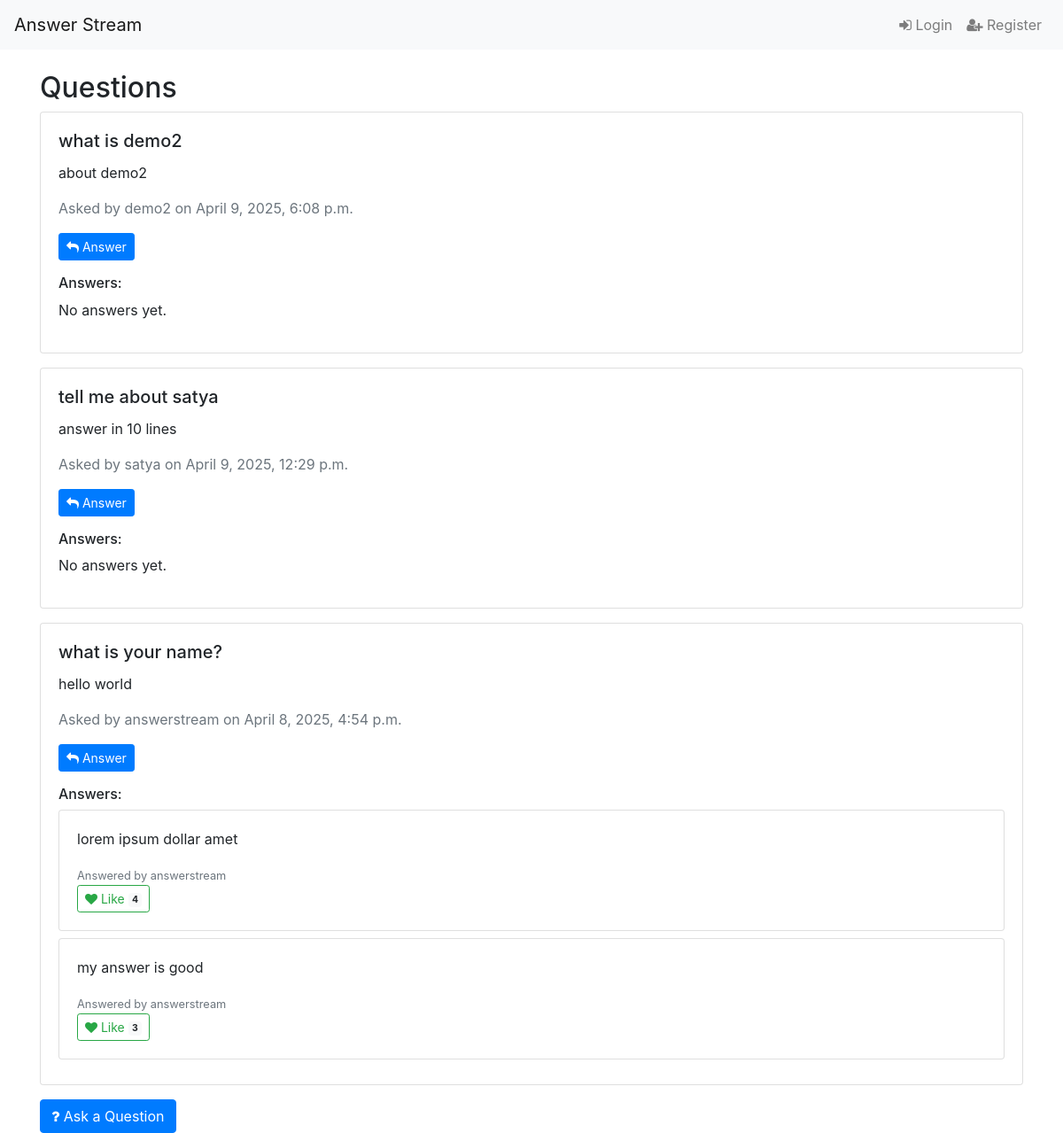
The app's page /, older data.
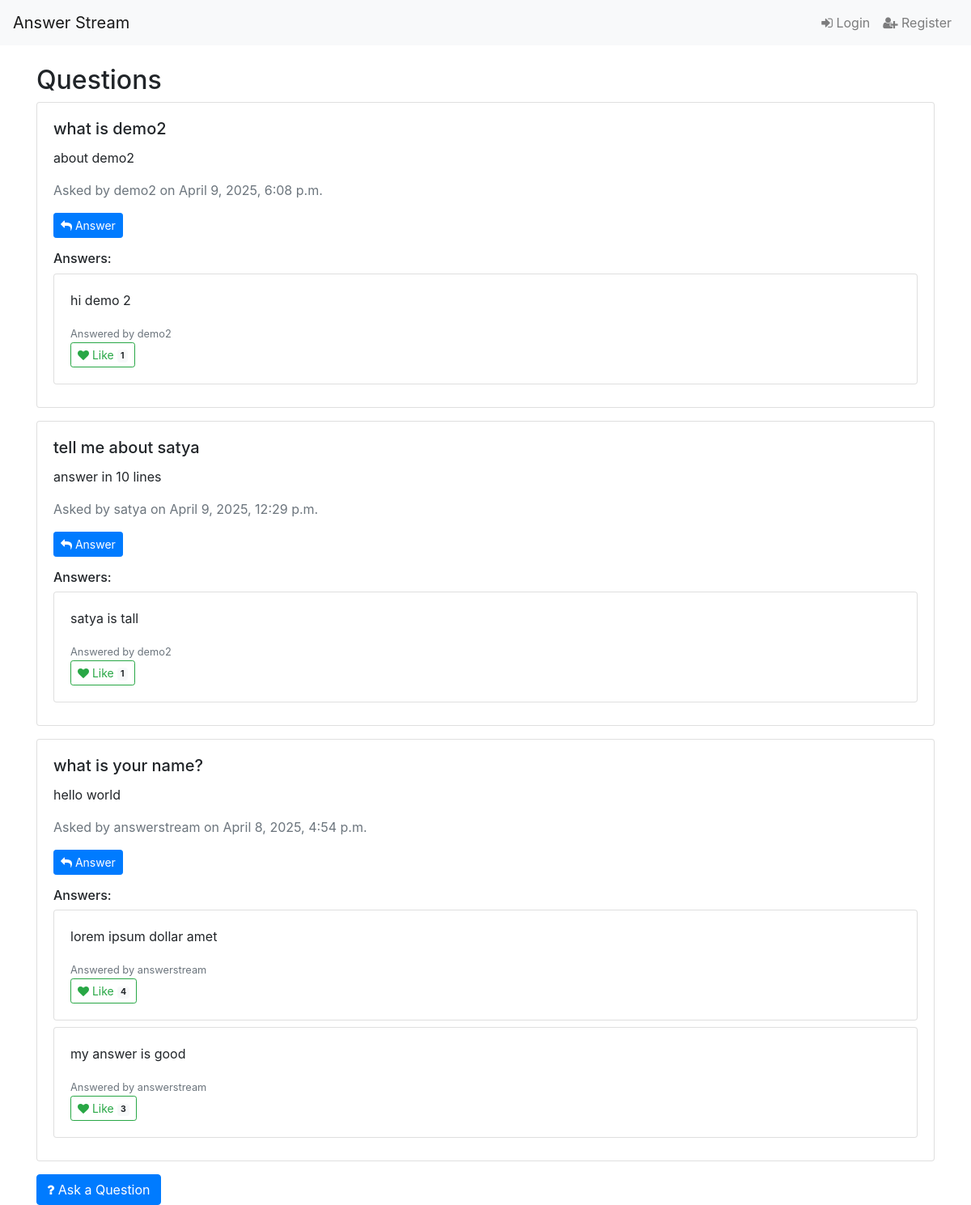
The same page, newer data.
### connectstream/models.py (models this page shows, shortened)
class Question(models.Model):
    title = models.CharField(max_length=255)
    description = models.TextField()
    created_by = models.ForeignKey(User, on_delete=models.CASCADE)
    created_at = models.DateTimeField(auto_now_add=True)

class Answer(models.Model):
    question = models.ForeignKey(Question, related_name='answers', on_delete=models.CASCADE)
    content = models.TextField()
    answered_by = models.ForeignKey(User, on_delete=models.CASCADE)
    created_at = models.DateTimeField(auto_now_add=True)
    likes = models.ManyToManyField(User, related_name='liked_answers', blank=True)

### connectstream/views.py (the view)
# urls.py: 2. Add a URL to urlpatterns:  path('', views.home, name='home')
def home(request):
    questions = Question.objects.all().order_by('-created_at')
    question_form = QuestionForm()
    answer_forms = {question.id: AnswerForm() for question in questions}
    login_form = AuthenticationForm()
    return render(request, 'home.html', {
        'questions': questions,
        'question_form': question_form,
        'answer_forms': answer_forms,
        'form': login_form  # <-- Add this line
    })

### connectstream/templatetags/dict_extras.py (called while the page is built)
@register.filter
def dict_get(d, key):
    return d.get(key)

### connectstream/templates/home.html (shortened to what this page needs)
{% extends 'base.html' %}
{% load static %}
{% load dict_extras %}
{% block content %}
<h2>Questions</h2>
{% for question in questions %}
<div class="card mb-3">
    <div class="card-body">
        <h5 class="card-title">{{ question.title }}</h5>
        <p class="card-text">{{ question.description }}</p>
        <p class="text-muted">Asked by {{ question.created_by.username }} on {{ question.created_at }}</p>
        <button class="btn btn-sm btn-primary" data-toggle="modal" data-target="#answerModal-{{ question.id }}">
            <i class="fa fa-reply"></i> Answer
        </button>
        <div class="mt-3">
            <h6>Answers:</h6>
            {% for answer in question.answers.all %}
            <div class="card mb-2">
                <div class="card-body">
                    <p>{{ answer.content }}</p>
                    <small class="text-muted">Answered by {{ answer.answered_by.username }}</small>
                    <form method="POST" action="{% url 'like_answer' answer.id %}" class="like-form" data-answer-id="{{ answer.id }}">
                        <button type="submit" class="btn btn-sm btn-outline-success">
                            <i class="fa fa-heart"></i> Like
                            <span class="badge badge-light like-count">{{ answer.likes.count }}</span>
                        </button>
                    </form>
                </div>
            </div>
            {% empty %}
            <p>No answers yet.</p>
            {% endfor %}
        </div>
    </div>
</div>
{% endfor %}
<button class="btn btn-primary" data-toggle="modal" data-target="#askQuestionModal">
    <i class="fa fa-question"></i> Ask a Question
</button>
{% endblock %}

Row changes from the older to the newer data that the page shows:
shown differently, row unchanged: Question "what is demo2": no longer shows "No answers yet."
added Answer: content "hi demo 2", answered_by.username "demo2", likes.count "1", shown under Question "what is demo2"
shown differently, row unchanged: Question "tell me about satya": no longer shows "No answers yet."
added Answer: content "satya is tall", answered_by.username "demo2", likes.count "1", shown under Question "tell me about satya"
